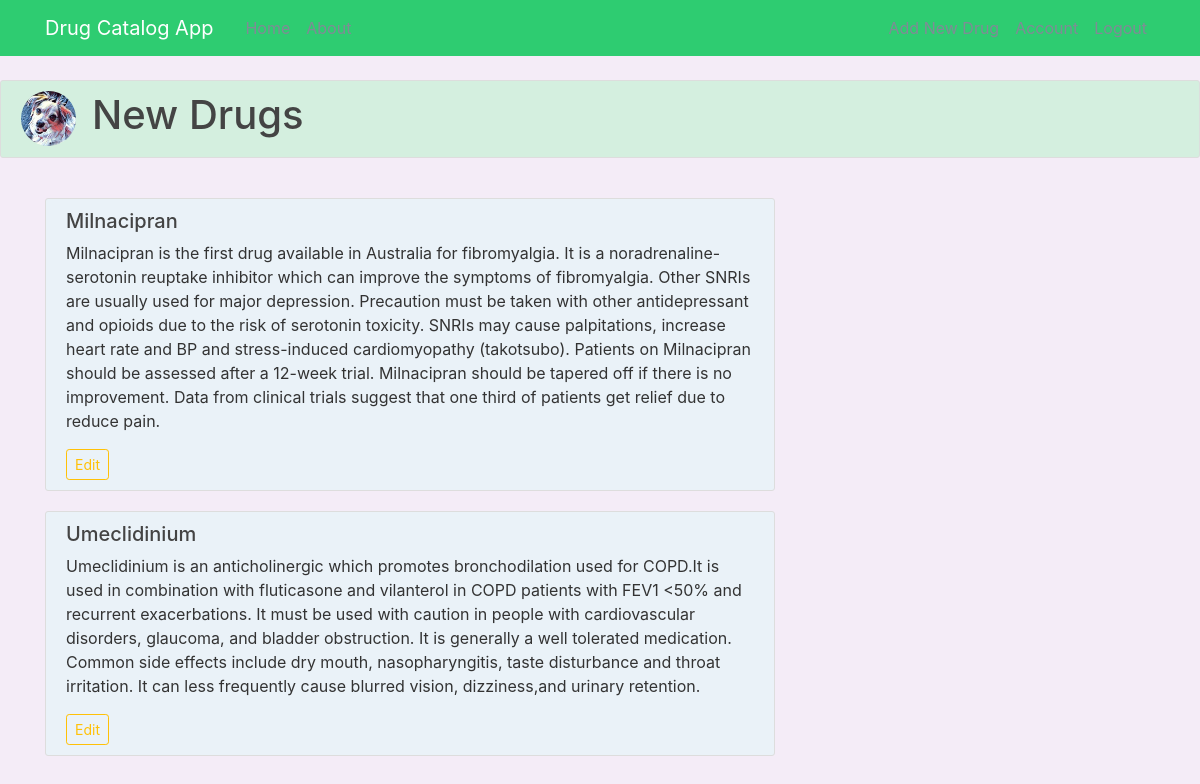
/Newdrugs (signed in), run on the app's committed database.
### database_setup.py (models this page shows, shortened)
class NewDrugs(Base):
    __tablename__ = 'new_drugs'
    name = Column(String(80), nullable=False, primary_key=True, unique=True)
    drug_class = Column(String, nullable=False)
    information = Column(String, nullable=False)
    user_id = Column(Integer, ForeignKey('user.id'))
    user = relationship(User)

### app.py (the view)
@app.route("/Newdrugs")
@login_required
def new_drugs():
    drugs = session.query(NewDrugs).order_by(asc(NewDrugs.name))
    image_file = url_for('static', filename='profile_pics/' + current_user.image_file)
    return render_template('new_drugs.html', drugs=drugs, image_file=image_file)

### app.py (called while the page is built)
@login_manager.user_loader
def load_user(id):
    return session.query(User).get(int(id))

### templates/new_drugs.html
{% extends "layout.html" %}
{% block content %}
<div class="content-section">
    <div class="media">
        <img class="rounded-circle article-img align-self-right mr-3" src="{{ image_file }}">
            <div class="media-body">
                <h1 class="drugclass-heading">New Drugs
                </h1>
            </div>
    </div>
</div>
{% include "flash.html" %}
{% for drug in drugs %}
<main role="main" class="container">
  <div class="row">
    <div class="col-md-8">
        <div class="drugs">
            <h5>{{drug.name}}</h5>
            <div>
                <p>
                {{drug.information}}
                </p>
            </div>
            <a href="{{ url_for('edit_new_drug', drug = drug.name) }}" class="btn btn-outline-warning btn-sm" role="button">Edit</a>
            <br>
        </div>
    </div>
  </div>
</main>
{% endfor %}
{% endblock content %}

### static/main.css (style rules this page uses)
html { background-color: #F4ECF7; }
body { background-color: #F4ECF7; color: #333333; margin-top: 5rem; }
h1, h2, h3, h4, h5, h6 { color: #444444; }
.content-section { background-color: #D4EFDF; padding: 10px 20px; border: 1px solid #dddddd; border-radius: 3px; margin-bottom: 20px; }
.drugs { background-color: #EAF2F8; padding: 10px 20px; border: 1px solid #dddddd; border-radius: 3px; margin-bottom: 20px; }
.article-img { height: 55px; width: 55px; margin-right: 16px; }
.drugclass-heading { font-size: 2.5rem; }

### data on the page
NewDrugs: name "Milnacipran", information "Milnacipran is the first drug available in Australia for fibromyalgia. It is a noradrenaline-serotonin reuptake inhibitor which can improve the symptoms of fibromyalgia. Other SNRIs are usually used for major depression. Precaution must be taken with other antidepressant and opioids due to the risk of serotonin toxicity. SNRIs may cause palpitations, increase heart rate and BP and stress-induced cardiomyopathy (takotsubo). Patients on Milnacipran should be assessed after a 12-week trial. Milnacipran should be tapered off if there is no improvement. Data from clinical trials suggest that one third of patients get relief due to reduce pain."
NewDrugs: name "Umeclidinium", information "Umeclidinium is an anticholinergic which promotes bronchodilation used for COPD.It is used in combination with fluticasone and vilanterol in COPD patients with FEV1 <50% and recurrent exacerbations. It must be used with caution in people with cardiovascular disorders, glaucoma, and bladder obstruction. It is generally a well tolerated medication. Common side effects include dry mouth, nasopharyngitis, taste disturbance and throat irritation. It can less frequently cause blurred vision, dizziness,and urinary retention."
